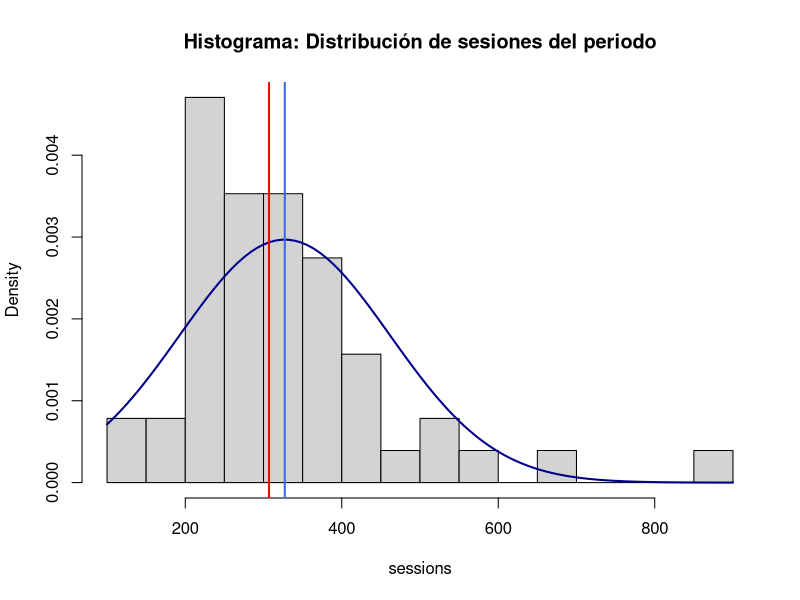
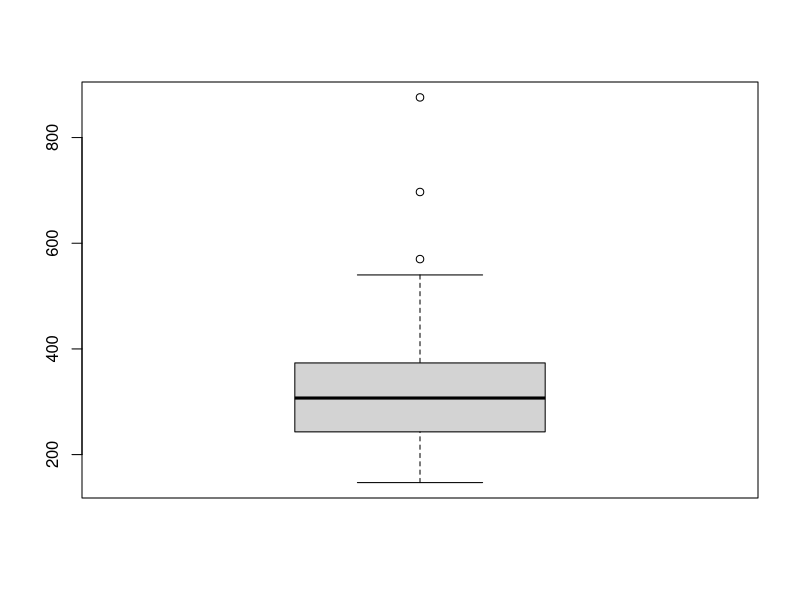
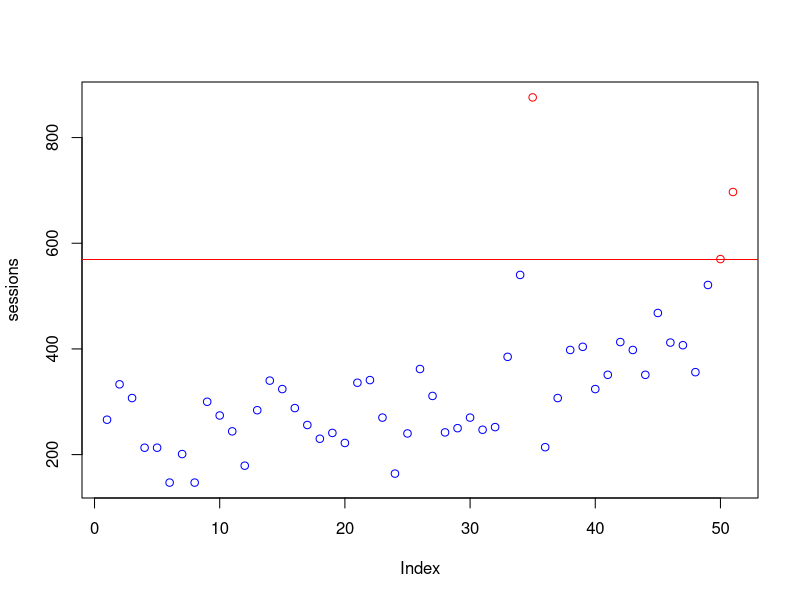
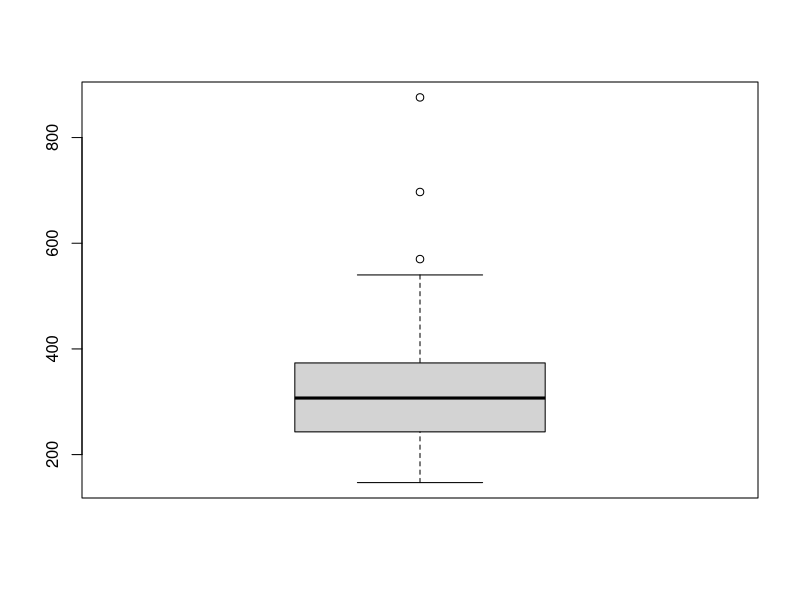
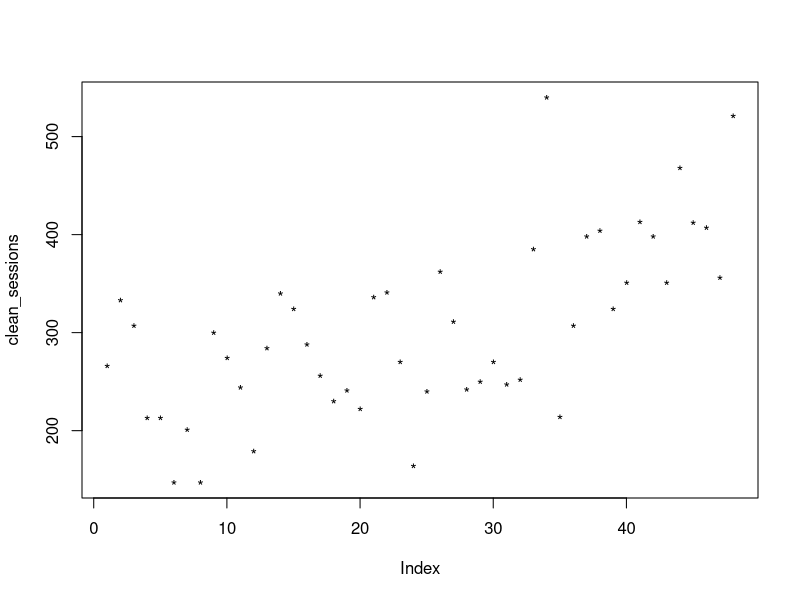
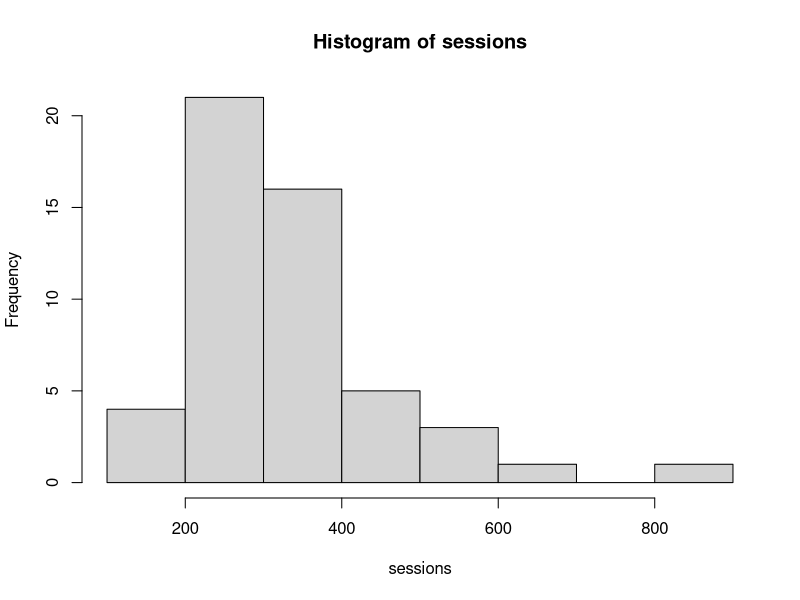
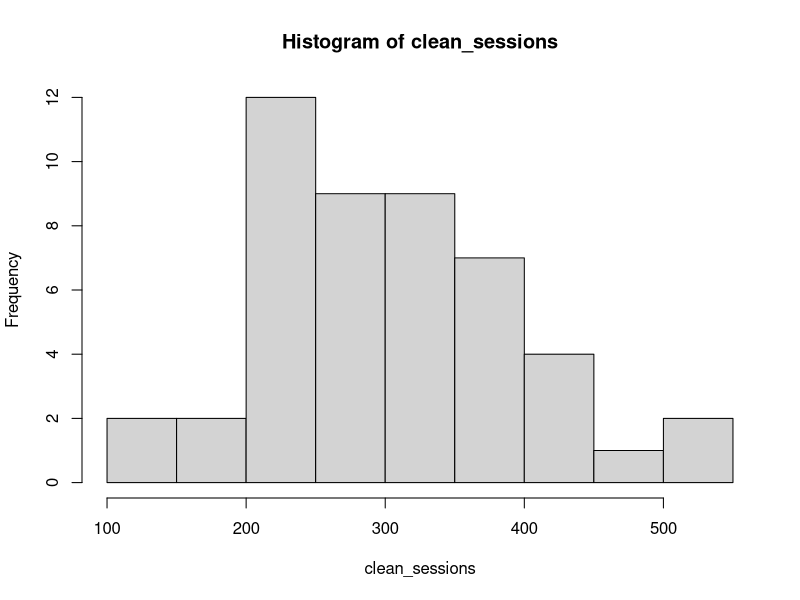
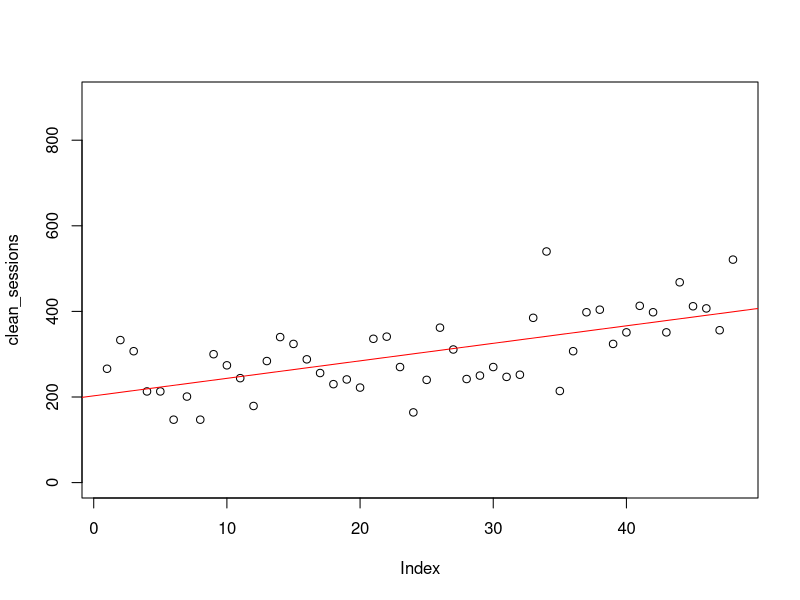

Here is the R script that generated these plots, in order: (Note: this script raises an error after producing the figures.)
##########################################################################
# Series temporales y estadísticas básica 
##########################################################################

## ------------------------------------------------------------------------
# Cargamos la librerías necesarias
list.of.packages <- c("imputeTS", "smooth", "strucchange", "CausalImpact", "tidyverse", "GGally", "highcharter", "xts")
new.packages <- list.of.packages[!(list.of.packages %in% installed.packages()[,"Package"])]
if(length(new.packages)) install.packages(new.packages)
lapply(list.of.packages, require, character.only = TRUE)

sessions <- c(266, 333, 307, 213, 213, 147, 201, 147, 300, 274, 244, 179, 
              284, 340, 324, 288, 256, 230, 241, 222, 336, 341, 270, 164, 
              240, 362, 311, 242, 250, 270, 247, 252, 385, 540, 876, 214, 
              307, 398, 404, 324, 351, 413, 398, 351, 468, 412, 407, 356, 
              521, 570, 697)

hist(sessions,probability = T, breaks=20, main="Histograma: Distribución de sesiones del periodo")
curve(dnorm(x, mean(sessions), sd(sessions)), add=TRUE, col="darkblue", lwd=2)

mean(sessions)
abline(v = mean(sessions), col = "royalblue", lwd = 2)

median(sessions)
abline(v = median(sessions), col = "red", lwd = 2)

#cuartiles
quantile(sessions) 

#rango intercuartílico
IQR(sessions) 
quantile(sessions, 3/4) - quantile(sessions, 1/4)


# Outliers ----------------------------------------------------------------
# https://es.wikipedia.org/wiki/Valor_at%C3%ADpico
# Tukey’s definition of an outlier: https://en.wikipedia.org/wiki/Outlier#Tukey's_fences

boxplot(sessions)

q3 <- qnorm(0.75)
q1 <- qnorm(0.25)
iqr <- q3 - q1
r <- c(q1 - 1.5*iqr, q3 + 1.5*iqr)
r


max(sessions)
( max_sessions <- as.numeric(quantile(sessions, probs=c(.75)) + 1.5 * IQR(sessions)) )
min(sessions)
( min_sessions <- as.numeric(quantile(sessions, probs=c(.25)) - 1.5 * IQR(sessions)) )

outliers <- sessions[sessions < min_sessions | sessions > max_sessions]

plot(sessions, col=ifelse(sessions %in% outliers, "red", "blue"))
abline(h = max_sessions, col="red") 

boxplot(sessions)

clean_sessions <- sessions[!sessions %in% outliers]
plot(clean_sessions, pch="*")

hist(sessions)
hist(clean_sessions)

mean(clean_sessions)
median(clean_sessions)


# El tiempor como una variable contínua
mod <- lm(sessions ~ time(sessions))
summary(mod)


mod2 <- lm(clean_sessions ~ time(clean_sessions))
summary(mod2)

plot(clean_sessions, ylim = c(0, 900))
abline(mod2, col="red")


# Comparamos ambos modelos
par(mfrow=c(1, 2))
plot(sessions, ylim = c(0, 900), main="Con outliers")
abline(mod, col="red", lwd=3, lty=2)
plot(clean_sessions, ylim = c(0, 900), main="Sin outliers")
abline(mod2, col="red", lwd=3, lty=2)
dev.off()


##########################################################################
# Series temporales: modelar el tiempo ------------------------------------
# 
# Una serie temporal se define como una colección de observaciones (discretas o continuas) de una variable recogidas secuencialmente en el tiempo.
# 
# El tiempo es una elemento natural presente en el momento en el que se genera el dato.
# Serie es la característica fundamental de las series temporales. Quiere decir que una observación presente es influenciada por los valores pasados de la misma (Auto correlación).
# Lo modelos de series temporales usarán esta característica para predecir valores futuros.
# 
# 
# Objetivos del análisis de series temporales
# El principal objetivo es el de elaborar un modelo estadístico que describa la procencia de dicha serie.
# 
# Descriptivos: La dibujamos y consideramos sus medidas descriptivas básicas. ¿Presentan una tendencia?. ¿Existe estacionalidad?. ¿Hay valores extremos?
#   
# Predictivos: En ocasiones no sólo se trata de explicar los sucedido sino de ser capaces de predecir el futuro.
##########################################################################

# sessions con outliers
(sessions_ts <- ts(data = sessions, start = c(2014, 01), frequency = 12))


max_sessions <- quantile(sessions_ts, probs=c(.75)) + 1.5 * IQR(sessions_ts)
min_sessions <- quantile(sessions_ts, probs=c(.25)) - 1.5 * IQR(sessions_ts)
plot(sessions_ts, ylim = c(0, 900))
abline(h=max_sessions, col = "green")
abline(h=min_sessions, col = "red")


# Y si trabajamos sin outliers
(clean_sessions_ts <- ts(data = clean_sessions, start = c(2014, 01), frequency = 12))

# Nos faltan meses:
length(sessions_ts) == length(clean_sessions_ts)

# Marcamos los autliers como NA
clean_sessions_ts <- sessions_ts
clean_sessions_ts[clean_sessions_ts %in% outliers] <- NA

plot(sessions_ts, col="blue", lwd=2, lty="dotted")
lines(clean_sessions_ts, col = "red", lwd=2)

# library(imputeTS)
plotNA.distribution(clean_sessions_ts)

clean_sessions_ts
na_mean(clean_sessions_ts)
na_mean(clean_sessions_ts, option = "median")
na_kalman(clean_sessions_ts)

plotNA.imputations(clean_sessions_ts, na.mean(clean_sessions_ts))
plotNA.imputations(clean_sessions_ts, na.mean(clean_sessions_ts, option = "median"))
plotNA.imputations(clean_sessions_ts, na.kalman(clean_sessions_ts))

# Imputamos los NA
clean_sessions_ts <- na.kalman(clean_sessions_ts)
plot(sessions_ts, col="blue", lwd=2, lty="dotted")
lines(clean_sessions_ts, col = "red", lwd=2)

# Nuestra serie definitiva
rm(sessions_ts)
sessions_ts <- clean_sessions_ts
plot(sessions_ts)


# Modelos -----------------------------------------------------------------

# Modelado: Media
sessions.mean <- meanf(sessions_ts, h=12)
summary(sessions.mean)
plot(sessions.mean)

# Modelado: Naive
sessions_ts.naive <- naive(sessions_ts, h=12)
summary(sessions_ts.naive)
plot(sessions_ts.naive)

# Modelado: Media Móvil Simple
# library(smooth)
sessions_ts.sma<-sma(sessions_ts, h = 12, holdout = T, level = .95, ic = 'AIC')
sessions_ts.forecast <- forecast(sessions_ts.sma)
plot(sessions_ts.forecast)


# Componentes de una serie temporal ---------------------------------------
sessions_ts.decomp <- decompose(sessions_ts)
plot(sessions_ts.decomp)


# Serie desestacionalizada ------------------------------------------------
sessions_des.ts  <- sessions_ts-sessions_ts.decomp$seasonal
plot(sessions_ts,main="Serie normal Vs desestacionalizada", col="blue", lwd=2, lty="dotted")
lines(sessions_des.ts, col='red')

# Modelado: naive estacional
sessions_ts.snaive <- snaive(sessions_ts, h = 12)
plot(sessions_ts.snaive)

# Modelado: HoltWinters
sessions_ts.hw <- HoltWinters(sessions_ts)
plot(sessions_ts.hw)

forecast_out_sample <- forecast(sessions_ts.hw, h=12)
plot(forecast_out_sample)


# Cambios estructurales en una serie --------------------------------------

# require(strucchange)
breakpoints(sessions_ts ~ 1)
plot(sessions_ts, main="IPI breakpoints", ylab="Sesiones", col="blue", lwd=1.5)
lines(breakpoints(sessions_ts ~ 1), col="red")
lines(confint(breakpoints(sessions_ts ~ 1), level=0.90), col="red")
text(2015.5, 800, "Agosto 2016", cex=0.75, col="red", pos=4, font=3)

